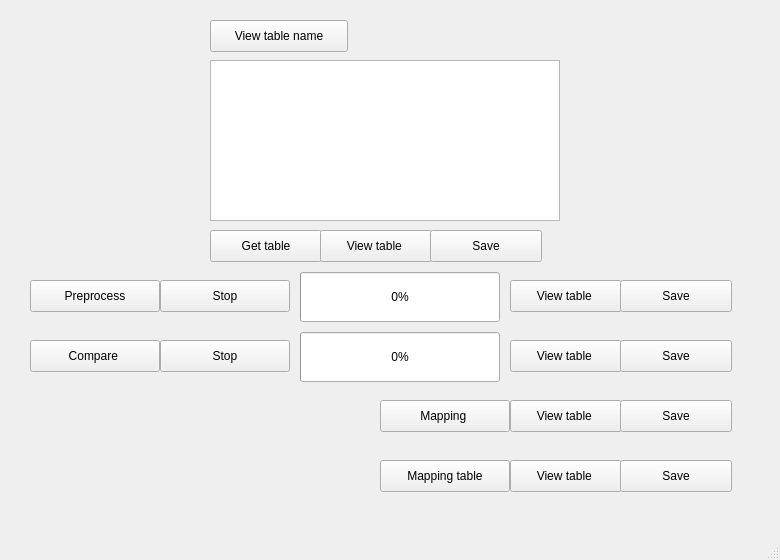
<?xml version="1.0" encoding="UTF-8"?>
<ui version="4.0">
 <class>MappingWindow</class>
 <widget class="QMainWindow" name="MappingWindow">
  <property name="geometry">
   <rect>
    <x>0</x>
    <y>0</y>
    <width>780</width>
    <height>560</height>
   </rect>
  </property>
  <property name="windowTitle">
   <string>MainWindow</string>
  </property>
  <widget class="QWidget" name="centralwidget">
   <widget class="QPushButton" name="mapping">
    <property name="geometry">
     <rect>
      <x>380</x>
      <y>400</y>
      <width>130</width>
      <height>32</height>
     </rect>
    </property>
    <property name="text">
     <string>Mapping </string>
    </property>
   </widget>
   <widget class="QPushButton" name="view_table_2">
    <property name="geometry">
     <rect>
      <x>510</x>
      <y>340</y>
      <width>112</width>
      <height>32</height>
     </rect>
    </property>
    <property name="text">
     <string>View table </string>
    </property>
   </widget>
   <widget class="QPushButton" name="view_table_1">
    <property name="geometry">
     <rect>
      <x>510</x>
      <y>280</y>
      <width>112</width>
      <height>32</height>
     </rect>
    </property>
    <property name="text">
     <string>View table </string>
    </property>
   </widget>
   <widget class="QProgressBar" name="pbar_2">
    <property name="geometry">
     <rect>
      <x>300</x>
      <y>272</y>
      <width>200</width>
      <height>50</height>
     </rect>
    </property>
    <property name="value">
     <number>0</number>
    </property>
   </widget>
   <widget class="QPushButton" name="compare">
    <property name="geometry">
     <rect>
      <x>30</x>
      <y>340</y>
      <width>130</width>
      <height>32</height>
     </rect>
    </property>
    <property name="text">
     <string>Compare </string>
    </property>
   </widget>
   <widget class="QPushButton" name="view_table_3">
    <property name="geometry">
     <rect>
      <x>510</x>
      <y>400</y>
      <width>112</width>
      <height>32</height>
     </rect>
    </property>
    <property name="text">
     <string>View table </string>
    </property>
   </widget>
   <widget class="QProgressBar" name="pbar_3">
    <property name="geometry">
     <rect>
      <x>300</x>
      <y>332</y>
      <width>200</width>
      <height>50</height>
     </rect>
    </property>
    <property name="value">
     <number>0</number>
    </property>
    <property name="textVisible">
     <bool>true</bool>
    </property>
    <property name="orientation">
     <enum>Qt::Horizontal</enum>
    </property>
   </widget>
   <widget class="QPushButton" name="preprocess">
    <property name="geometry">
     <rect>
      <x>30</x>
      <y>280</y>
      <width>130</width>
      <height>32</height>
     </rect>
    </property>
    <property name="text">
     <string>Preprocess</string>
    </property>
   </widget>
   <widget class="QPushButton" name="get_table">
    <property name="geometry">
     <rect>
      <x>210</x>
      <y>230</y>
      <width>112</width>
      <height>32</height>
     </rect>
    </property>
    <property name="text">
     <string>Get table</string>
    </property>
   </widget>
   <widget class="QPushButton" name="view_table_name">
    <property name="geometry">
     <rect>
      <x>210</x>
      <y>20</y>
      <width>138</width>
      <height>32</height>
     </rect>
    </property>
    <property name="text">
     <string>View table name</string>
    </property>
    <property name="autoDefault">
     <bool>false</bool>
    </property>
    <property name="default">
     <bool>false</bool>
    </property>
    <property name="flat">
     <bool>false</bool>
    </property>
   </widget>
   <widget class="QPushButton" name="view_table_0">
    <property name="geometry">
     <rect>
      <x>320</x>
      <y>230</y>
      <width>112</width>
      <height>32</height>
     </rect>
    </property>
    <property name="text">
     <string>View table </string>
    </property>
   </widget>
   <widget class="QTextBrowser" name="textBrowser">
    <property name="geometry">
     <rect>
      <x>210</x>
      <y>60</y>
      <width>350</width>
      <height>161</height>
     </rect>
    </property>
   </widget>
   <widget class="QPushButton" name="stop_preprocess">
    <property name="geometry">
     <rect>
      <x>160</x>
      <y>280</y>
      <width>130</width>
      <height>32</height>
     </rect>
    </property>
    <property name="text">
     <string>Stop</string>
    </property>
   </widget>
   <widget class="QPushButton" name="stop_compare">
    <property name="geometry">
     <rect>
      <x>160</x>
      <y>340</y>
      <width>130</width>
      <height>32</height>
     </rect>
    </property>
    <property name="text">
     <string>Stop</string>
    </property>
   </widget>
   <widget class="QPushButton" name="save_1">
    <property name="geometry">
     <rect>
      <x>620</x>
      <y>280</y>
      <width>112</width>
      <height>32</height>
     </rect>
    </property>
    <property name="text">
     <string>Save</string>
    </property>
   </widget>
   <widget class="QPushButton" name="save_2">
    <property name="geometry">
     <rect>
      <x>620</x>
      <y>340</y>
      <width>112</width>
      <height>32</height>
     </rect>
    </property>
    <property name="text">
     <string>Save</string>
    </property>
   </widget>
   <widget class="QPushButton" name="save_0">
    <property name="geometry">
     <rect>
      <x>430</x>
      <y>230</y>
      <width>112</width>
      <height>32</height>
     </rect>
    </property>
    <property name="text">
     <string>Save</string>
    </property>
   </widget>
   <widget class="QPushButton" name="save_3">
    <property name="geometry">
     <rect>
      <x>620</x>
      <y>400</y>
      <width>112</width>
      <height>32</height>
     </rect>
    </property>
    <property name="text">
     <string>Save</string>
    </property>
   </widget>
   <widget class="QPushButton" name="mapping_table">
    <property name="geometry">
     <rect>
      <x>380</x>
      <y>460</y>
      <width>130</width>
      <height>32</height>
     </rect>
    </property>
    <property name="text">
     <string>Mapping table</string>
    </property>
   </widget>
   <widget class="QPushButton" name="view_table_4">
    <property name="geometry">
     <rect>
      <x>510</x>
      <y>460</y>
      <width>112</width>
      <height>32</height>
     </rect>
    </property>
    <property name="text">
     <string>View table </string>
    </property>
   </widget>
   <widget class="QPushButton" name="save_4">
    <property name="geometry">
     <rect>
      <x>620</x>
      <y>460</y>
      <width>112</width>
      <height>32</height>
     </rect>
    </property>
    <property name="text">
     <string>Save</string>
    </property>
   </widget>
  </widget>
  <widget class="QMenuBar" name="menubar">
   <property name="geometry">
    <rect>
     <x>0</x>
     <y>0</y>
     <width>780</width>
     <height>24</height>
    </rect>
   </property>
  </widget>
  <widget class="QStatusBar" name="statusbar"/>
 </widget>
 <resources/>
 <connections/>
</ui>
